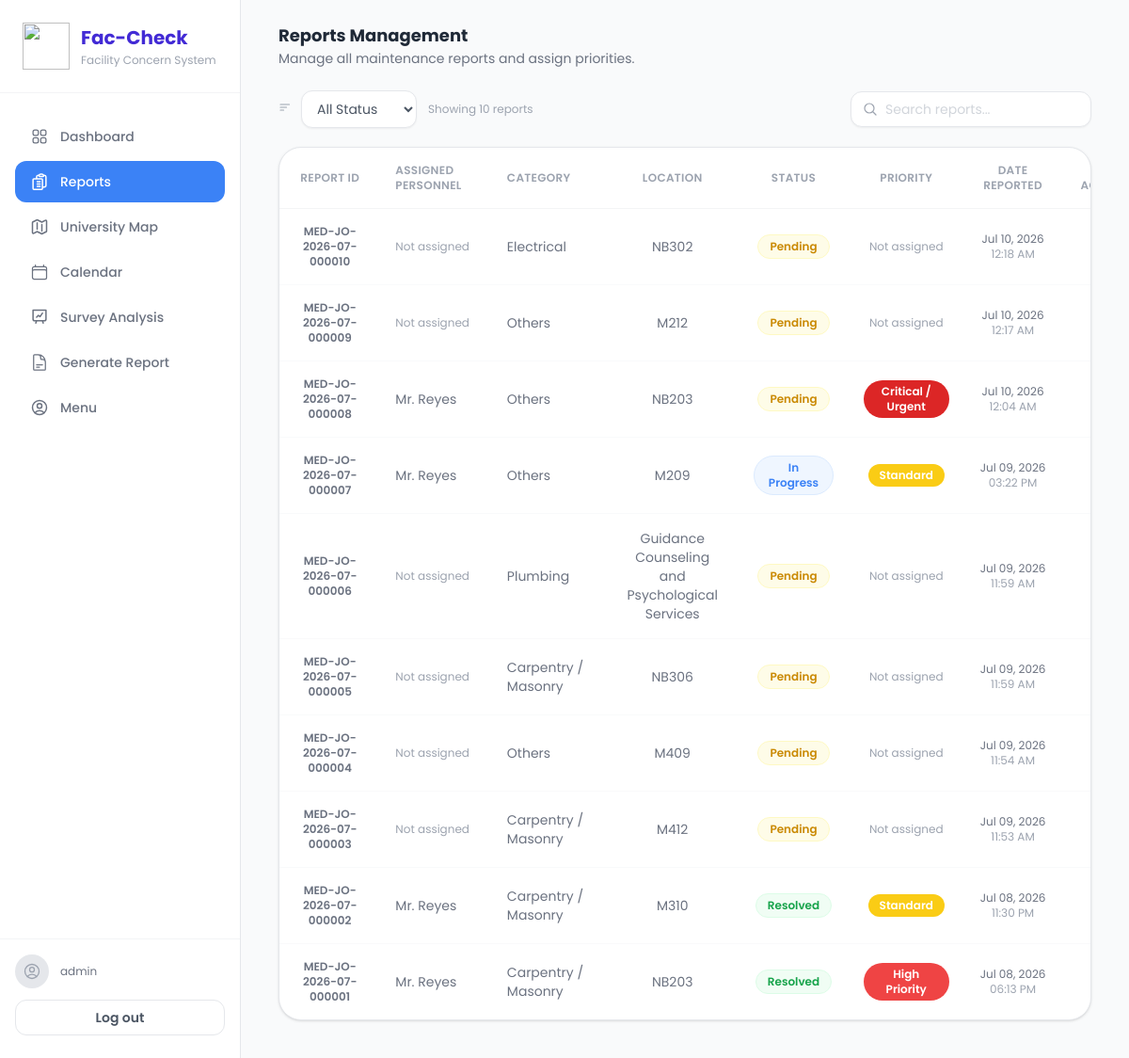
Page /adm/reports/ (signed in) on the committed database.
### user/models.py (models this page shows, shortened)
class Report(models.Model):
    STATUS_CHOICES = [
        ('pending', 'Pending'),
        ('in_progress', 'In Progress'),
        ('resolved', 'Resolved'),
        ('closed', 'Closed'),
    ]
    CATEGORY_CHOICES = [
        ('electrical', 'Electrical'),
        ('plumbing', 'Plumbing'),
        ('refrigeration_acu', 'Refrigeration / ACUs'),
        ('carpentry_masonry', 'Carpentry / Masonry'),
        ('painting', 'Painting'),
        ('vehicle_checkup', 'Vehicle Check-up'),
        ('others', 'Others'),
    ]
    PRIORITY_CHOICES = [
    ('critical', 'Critical / Urgent'),
    ('high', 'High Priority'),
    ('standard', 'Standard'),
    ]
    user = models.ForeignKey(User, on_delete=models.SET_NULL, null=True, blank=True, related_name='reports')
    report_number = models.CharField(max_length=30, unique=True, blank=True, null=True)
    photo = models.ImageField(upload_to='reports/')
    category = models.CharField(max_length=100, choices=CATEGORY_CHOICES)
    custom_category = models.CharField(max_length=100, blank=True, null=True)
    location = models.CharField(max_length=100)
    description = models.TextField()
    status = models.CharField(max_length=20, choices=STATUS_CHOICES, default='pending')
    submitted_at = models.DateTimeField(auto_now_add=True)
    priority = models.CharField(max_length=30, choices=PRIORITY_CHOICES, blank=True, null=True)
    assigned_personnel = models.CharField(max_length=255, blank=True, null=True)
    assigned_personnel_data = models.JSONField(default=list, blank=True)
    accomplished_at = models.DateTimeField(null=True, blank=True)
    in_progress_at = models.DateTimeField(null=True, blank=True)
    pending_awaiting_personnel = models.BooleanField(default=False)
    pending_awaiting_personnel_at = models.DateTimeField(null=True, blank=True)
    pending_awaiting_materials = models.BooleanField(default=False)
    pending_awaiting_materials_at = models.DateTimeField(null=True, blank=True)
    pending_awaiting_approval = models.BooleanField(default=False)
    pending_awaiting_approval_at = models.DateTimeField(null=True, blank=True)
    cnn_raw_prediction = models.CharField(max_length=100, blank=True, null=True)
    cnn_confidence = models.FloatField(blank=True, null=True)
    cnn_margin = models.FloatField(blank=True, null=True)
    flagged_for_review = models.BooleanField(default=False)
    @property
    def room_location(self):
        return self.location.split(",")[-1].strip()
    @property
    def assigned_personnel_summary(self):
        if self.assigned_personnel_data:
            return ", ".join(
                item.get('name')
                for item in self.assigned_personnel_data
                if item.get('name')
            )
        if self.assigned_personnel:
            import re
            return re.sub(
                r'\s*\(QTT\s+\d+\)',
                '',
                self.assigned_personnel
            )
        return None

### adm/views.py (the view)
# urls.py: path('reports/', admin_required(views.reports), name='reports'),
def reports(request):
    status_filter = request.GET.get('status', '')
    reports_qs = Report.objects.all().order_by('-submitted_at')
    if status_filter:
        reports_qs = reports_qs.filter(status=status_filter)
    return render(request, 'reports.html', {
        "active_page": "reports",
        "reports": reports_qs,
        "status_filter": status_filter,
        "total_count": Report.objects.count(),
        "filtered_count": reports_qs.count(),
    })

### adm/templates/reports.html (shortened to what this page needs)
{% extends "layouts/base.html" %}
{% block content %}
  <main class="flex-1 min-w-0 w-full bg-gray-50">
    <div class="hidden lg:block min-w-0 w-full px-6 lg:px-10 xl:px-16 pt-6 pb-10">
      <h1 class="text-lg font-bold text-gray-800">Reports Management</h1>
      <p class="text-sm text-gray-500">Manage all maintenance reports and assign priorities.</p>
      <div class="mt-6 flex items-center gap-3">
        <div class="flex items-center gap-2">
          <svg xmlns="http://www.w3.org/2000/svg"
               class="w-4 h-4 text-gray-400 shrink-0"
               fill="none"
               viewBox="0 0 24 24"
               stroke-width="1.8"
               stroke="currentColor">
            <path stroke-linecap="round" stroke-linejoin="round" d="M3 4.5h14.25M3 9h9.75M3 13.5h5.25" />
          </svg>
          <select id="statusFilter"
                  class="text-sm border border-gray-200 rounded-xl px-3 py-2 text-gray-600 bg-white shadow-sm focus:outline-none focus:ring-2 focus:ring-blue-100">
            <option value="" {% if not status_filter %}selected{% endif %}>All Status</option>
          </select>
        </div>
        <span id="reportCount" class="text-xs text-gray-400">
          Showing {{ filtered_count }} report{{ filtered_count|pluralize }}
        </span>
        <div class="ml-auto flex items-center gap-2 border border-gray-200 rounded-xl px-3 py-2 bg-white shadow-sm w-64">
          <svg xmlns="http://www.w3.org/2000/svg"
               class="w-4 h-4 text-gray-400 shrink-0"
               fill="none"
               viewBox="0 0 24 24"
               stroke-width="1.8"
               stroke="currentColor">
            <path stroke-linecap="round" stroke-linejoin="round" d="m21 21-5.197-5.197m0 0A7.5 7.5 0 1 0 5.196 5.196a7.5 7.5 0 0 0 10.607 10.607Z" />
          </svg>
          <input id="searchInput"
                 type="text"
                 placeholder="Search reports..."
                 class="text-sm text-gray-600 bg-transparent focus:outline-none w-full placeholder-gray-300" />
        </div>
      </div>
      <div class="mt-5 w-full max-w-full min-w-0 bg-white border border-gray-200 rounded-3xl shadow overflow-hidden">
        <div class="w-full max-w-full overflow-x-auto">
          <table class="w-full min-w-[1050px] text-sm" id="reportsTable">
            <thead>
              <tr class="border-b border-gray-100">
                <th class="text-center text-xs font-semibold text-gray-400 uppercase tracking-wide px-4 py-4">Report ID</th>
                <th class="text-left text-xs font-semibold text-gray-400 uppercase tracking-wide px-4 py-4">Assigned Personnel</th>
                <th class="text-left text-xs font-semibold text-gray-400 uppercase tracking-wide px-4 py-4">Category</th>
                <th class="text-center text-xs font-semibold text-gray-400 uppercase tracking-wide px-4 py-4">Location</th>
                <th class="text-center text-xs font-semibold text-gray-400 uppercase tracking-wide px-4 py-4">Status</th>
                <th class="text-center text-xs font-semibold text-gray-400 uppercase tracking-wide px-4 py-4">Priority</th>
                <th class="text-center text-xs font-semibold text-gray-400 uppercase tracking-wide px-4 py-4">Date Reported</th>
                <th class="text-center text-xs font-semibold text-gray-400 uppercase tracking-wide px-4 py-4">Date Accomplished</th>
              </tr>
            </thead>
            <tbody class="divide-y divide-gray-50" id="reportsBody">
              {% for report in reports %}
                <tr class="hover:bg-gray-50 transition-colors report-row"
                    data-status="{{ report.status }}">
                  <td class="px-4 py-4 text-gray-500 whitespace-normal text-xs text-center font-semibold">{{ report.report_number }}</td>
                  <td class="px-4 py-4 text-gray-500 max-w-[180px] whitespace-normal">
                    {% if report.assigned_personnel_summary %}
                      {{ report.assigned_personnel_summary }}
                    {% else %}
                      <span class="text-gray-400 text-xs">Not assigned</span>
                    {% endif %}
                  </td>
                  <td class="px-4 py-4 text-gray-500 max-w-[180px] whitespace-normal">{{ report.get_category_display }}</td>
                  <td class="px-4 py-4 text-gray-500 text-center max-w-[180px] whitespace-normal break-words">{{ report.room_location }}</td>
                  <td class="px-4 py-4 text-center">
                    {% if report.status == 'pending' %}
                      <span class="inline-flex px-3 py-1 rounded-full text-xs font-semibold bg-yellow-50 text-yellow-600 border border-yellow-100">Pending</span>
                    {% elif report.status == 'in_progress' %}
                      <span class="inline-flex px-3 py-1 rounded-full text-xs font-semibold bg-blue-50 text-blue-500 border border-blue-100">In Progress</span>
                    {% elif report.status == 'resolved' %}
                      <span class="inline-flex px-3 py-1 rounded-full text-xs font-semibold bg-green-50 text-green-600 border border-green-100">Resolved</span>
                    {% elif report.status == 'closed' %}
                      <span class="inline-flex px-3 py-1 rounded-full text-xs font-medium bg-gray-100 text-gray-500 border border-gray-200">Closed</span>
                    {% endif %}
                  </td>
                  <td class="px-4 py-4 text-center">
                    {% if report.priority == 'critical' %}
                      <span class="inline-flex px-3 py-1 rounded-full text-xs font-semibold bg-red-600 text-white">Critical / Urgent</span>
                    {% elif report.priority == 'high' %}
                      <span class="inline-flex px-3 py-1 rounded-full text-xs font-semibold bg-red-500 text-white">High Priority</span>
                    {% elif report.priority == 'standard' %}
                      <span class="inline-flex px-3 py-1 rounded-full text-xs font-semibold bg-yellow-400 text-white">Standard</span>
                    {% elif report.priority == 'awaiting_materials' %}
                      <span class="inline-flex px-3 py-1 rounded-full text-xs font-semibold bg-purple-500 text-white">Awaiting Materials</span>
                    {% elif report.priority == 'awaiting_approval' %}
                      <span class="inline-flex px-3 py-1 rounded-full text-xs font-semibold bg-indigo-500 text-white">Awaiting Approval</span>
                    {% else %}
                      <span class="text-gray-400 text-xs">Not assigned</span>
                    {% endif %}
                  </td>
                  <td class="px-4 py-4 text-gray-500 text-xs text-center">
                    {{ report.submitted_at|date:"M d, Y" }}
                    <br />
                    <span class="text-gray-400">{{ report.submitted_at|date:"h:i A" }}</span>
                  </td>
                  <td class="px-4 py-4 text-xs text-center">
                    {% if report.accomplished_at %}
                      <br />
                    {% else %}
                      <span class="text-gray-400">—</span>
                    {% endif %}
                  </td>
                </tr>
              {% empty %}
                <tr>
                  <td colspan="9" class="py-16 text-center text-sm text-gray-400">No reports found.</td>
                </tr>
              {% endfor %}
            </tbody>
          </table>
        </div>
      </div>
    </div>
  </main>
{% endblock %}

### adm/templates/layouts/base.html (shortened to what this page needs)
{% load static tailwind_tags %}
{% load static %}
<html lang="en" class="min-h-full bg-gray-50">
  <head>
    <script src="https://cdn.tailwindcss.com"></script>
  </head>
  <body class="bg-gray-50 font-[Poppins] min-h-screen w-full">
    <div class="flex min-h-screen w-full bg-gray-50">
      {% include "components/sidebar.html" %}
      <div class="flex-1 min-w-0 min-h-screen w-full lg:ml-64 flex flex-col bg-gray-50">
        {% include "components/mobile_header.html" %}
        <main class="flex-1 min-w-0 w-full bg-gray-50">
          {% block content %}{% endblock %}
        </main>
      </div>
    </div>
  </body>
</html>

### adm/templates/components/sidebar.html (shortened to what this page needs)
{% load static tailwind_tags %} {% tailwind_css %}
<aside
  class="hidden lg:flex flex-col w-64 bg-white border-r border-gray-200 fixed h-full z-50"
>
  <div class="flex items-center gap-3 px-6 py-6 border-b border-gray-100">
    <img
      src="{% static 'adm/images/Fac-Check-Logo.png' %}"
      style="width: 50px; height: 50px; object-fit: contain"
    />
    <div>
      <h1 class="text-xl font-bold text-primary">Fac-Check</h1>
      <p class="text-xs text-gray-400 mt-0.5">Facility Concern System</p>
    </div>
  </div>
  <nav class="flex-1 px-4 py-6 flex flex-col gap-1">
    <a
      href="{% url 'dashboard' %}"
      class="flex items-center gap-3 px-4 py-3 rounded-xl text-sm font-medium {% if request.resolver_match.url_name == 'dashboard' %}bg-blue-500 text-white {% else %}text-gray-500 hover:bg-gray-50 hover:text-gray-900{% endif %} transition-colors"
    >
      Dashboard
    </a>
    <a
      href="{% url 'reports' %}"
      class="flex items-center gap-3 px-4 py-3 rounded-xl text-sm font-medium {% if request.resolver_match.url_name == 'reports' %}bg-blue-500 text-white {% else %}text-gray-500 hover:bg-gray-50 hover:text-gray-900{% endif %} transition-colors"
    >
      Reports
    </a>
    <a
      href="{% url 'universitymap'%}"
      class="flex items-center gap-3 px-4 py-3 rounded-xl text-sm font-medium {% if request.resolver_match.url_name == 'universitymap' %}bg-blue-500 text-white {% else %}text-gray-500 hover:bg-gray-50 hover:text-gray-900{% endif %} transition-colors"
    >
      University Map
    </a>
    <a
      href="{% url 'calendar_view' %}"
      class="flex items-center gap-3 px-4 py-3 rounded-xl text-sm font-medium {% if request.resolver_match.url_name == 'calendar_view' %}bg-blue-500 text-white {% else %}text-gray-500 hover:bg-gray-50 hover:text-gray-900{% endif %} transition-colors"
    >
      Calendar
    </a>
    <a
      href="{% url 'survey_analysis' %}"
      class="flex items-center gap-3 px-4 py-3 rounded-xl text-sm font-medium {% if request.resolver_match.url_name == 'survey_analysis' %}bg-blue-500 text-white {% else %}text-gray-500 hover:bg-gray-50 hover:text-gray-900{% endif %} transition-colors"
    >
      Survey Analysis
    </a>
    <a
      href="#"
      class="flex items-center gap-3 px-4 py-3 rounded-xl text-sm font-medium text-gray-500 hover:bg-gray-50 hover:text-gray-900 transition-colors"
    >
      Generate Report
    </a>
    <a
      href="{% url 'ProfileMenu'%}"
      class="flex items-center gap-3 px-4 py-3 rounded-xl text-sm font-medium {% if request.resolver_match.url_name == 'ProfileMenu' %}bg-blue-500 text-white {% else %}text-gray-500 hover:bg-gray-50 hover:text-gray-900{% endif %} transition-colors"
    >
      Menu
    </a>
  </nav>
  <div class="px-4 pb-6 border-t border-gray-100 pt-4">
    <div class="flex items-center gap-3 mb-3">
      <div
        class="w-9 h-9 rounded-full bg-gray-200 flex items-center justify-center shrink-0"
      >
      </div>
      <div class="min-w-0">
        <p class="text-xs text-gray-500 truncate">{{ user.username }}</p>
      </div>
    </div>
    <button
      type="button"
      onClick="openLogoutModal()"
      data-open-logout
      class="w-full text-sm font-semibold text-gray-600 border border-gray-200 bg-white px-4 py-2 rounded-xl hover:bg-gray-50 transition-colors"
    >
      Log out
    </button>
  </div>
</aside>

### adm/templates/components/mobile_header.html (shortened to what this page needs)
{% load static tailwind_tags %} {% tailwind_css %}

### adm/templates/layouts/base.html (style rules this page uses)
:root { color-scheme: light; }
html, body { min-height: 100%; width: 100%; margin: 0; background: #f9fafb; }
body { min-height: 100vh; overflow-x: hidden; }

### rows in the picture
Report: report_number "MED-JO-2026-07-000010", assigned_personnel_data "Not assigned", category "Electrical", room_location "NB302", status "Pending", submitted_at "Jul 10, 2026", submitted_at "12:18 AM"
Report: report_number "MED-JO-2026-07-000009", assigned_personnel_data "Not assigned", category "Others", room_location "M212", status "Pending", submitted_at "Jul 10, 2026", submitted_at "12:17 AM"
Report: report_number "MED-JO-2026-07-000008", assigned_personnel_summary "Mr. Reyes", category "Others", room_location "NB203", status "Pending", priority "Critical / Urgent", submitted_at "Jul 10, 2026", submitted_at "12:04 AM"
Report: report_number "MED-JO-2026-07-000007", assigned_personnel_summary "Mr. Reyes", category "Others", room_location "M209", status "In Progress", priority "Standard", submitted_at "Jul 09, 2026", submitted_at "03:22 PM"
Report: report_number "MED-JO-2026-07-000006", assigned_personnel_data "Not assigned", category "Plumbing", room_location "Guidance Counseling and Psychological Services", status "Pending", submitted_at "Jul 09, 2026", submitted_at "11:59 AM"
Report: report_number "MED-JO-2026-07-000005", assigned_personnel_data "Not assigned", category "Carpentry / Masonry", room_location "NB306", status "Pending", submitted_at "Jul 09, 2026", submitted_at "11:59 AM"
Report: report_number "MED-JO-2026-07-000004", assigned_personnel_data "Not assigned", category "Others", room_location "M409", status "Pending", submitted_at "Jul 09, 2026", submitted_at "11:54 AM"
Report: report_number "MED-JO-2026-07-000003", assigned_personnel_data "Not assigned", category "Carpentry / Masonry", room_location "M412", status "Pending", submitted_at "Jul 09, 2026", submitted_at "11:53 AM"
Report: report_number "MED-JO-2026-07-000002", assigned_personnel_summary "Mr. Reyes", category "Carpentry / Masonry", room_location "M310", status "Resolved", priority "Standard", submitted_at "Jul 08, 2026", submitted_at "11:30 PM"
Report: report_number "MED-JO-2026-07-000001", assigned_personnel_summary "Mr. Reyes", category "Carpentry / Masonry", room_location "NB203", status "Resolved", priority "High Priority", submitted_at "Jul 08, 2026", submitted_at "06:13 PM"

### other values in the picture
{{ user.username }} "admin"
{{ filtered_count }} "10"
